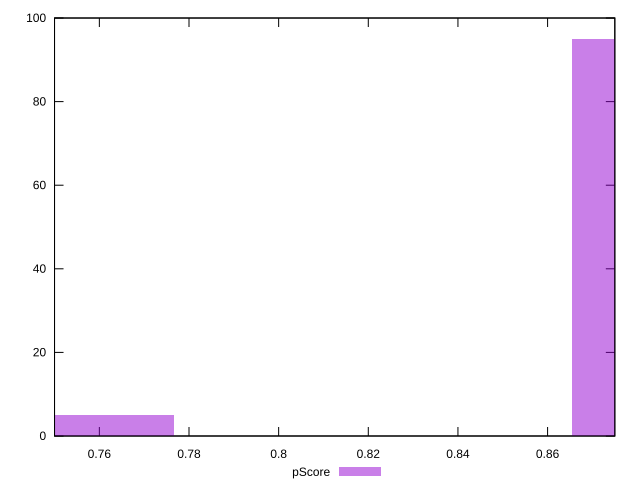

Reproduce this figure in gnuplot.
reset

$pScore <<EOF
0.8877024691499265 95
0.7545470987774375 5
EOF

set key outside below
set boxwidth 0.044385123457496324
set xrange [0.75:0.875]
set yrange [0:100]
set trange [0:100]
set style fill transparent solid 0.5 noborder
set terminal svg size 640, 490 enhanced background rgb 'white'
set output "report_00025_2021-02-22T21:38:55.199Z/unused-css-rules/samples/pages+cached+noadtech+nomedia/pScore/histogram.svg"

plot $pScore title "pScore" with boxes

reset
